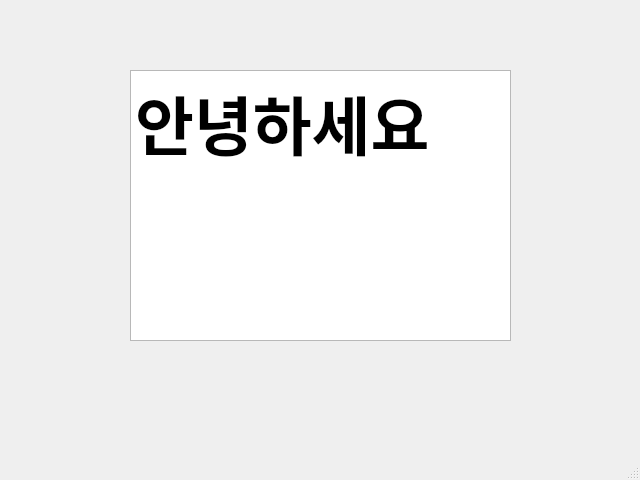
<?xml version="1.0" encoding="UTF-8"?>
<ui version="4.0">
 <class>MainWindow</class>
 <widget class="QMainWindow" name="MainWindow">
  <property name="geometry">
   <rect>
    <x>0</x>
    <y>0</y>
    <width>640</width>
    <height>480</height>
   </rect>
  </property>
  <property name="windowTitle">
   <string>MainWindow</string>
  </property>
  <widget class="QWidget" name="centralwidget">
   <widget class="QTextEdit" name="textEdit">
    <property name="geometry">
     <rect>
      <x>130</x>
      <y>70</y>
      <width>381</width>
      <height>271</height>
     </rect>
    </property>
    <property name="html">
     <string>&lt;!DOCTYPE HTML PUBLIC &quot;-//W3C//DTD HTML 4.0//EN&quot; &quot;http://www.w3.org/TR/REC-html40/strict.dtd&quot;&gt;
&lt;html&gt;&lt;head&gt;&lt;meta name=&quot;qrichtext&quot; content=&quot;1&quot; /&gt;&lt;style type=&quot;text/css&quot;&gt;
p, li { white-space: pre-wrap; }
&lt;/style&gt;&lt;/head&gt;&lt;body style=&quot; font-family:'Gulim'; font-size:9pt; font-weight:400; font-style:normal;&quot;&gt;
&lt;p style=&quot; margin-top:0px; margin-bottom:0px; margin-left:0px; margin-right:0px; -qt-block-indent:0; text-indent:0px;&quot;&gt;&lt;span style=&quot; font-size:48pt; font-weight:600;&quot;&gt;안녕하세요&lt;/span&gt;&lt;/p&gt;&lt;/body&gt;&lt;/html&gt;</string>
    </property>
   </widget>
  </widget>
  <widget class="QMenuBar" name="menubar">
   <property name="geometry">
    <rect>
     <x>0</x>
     <y>0</y>
     <width>640</width>
     <height>21</height>
    </rect>
   </property>
  </widget>
  <widget class="QStatusBar" name="statusbar"/>
 </widget>
 <resources/>
 <connections/>
</ui>
